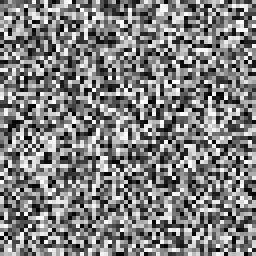
#> input picture sample.png, 64 x 64 px, found by its file name (shown 4 times larger)
$ python 'Compressed Sensing.py'
#> lines starting #> are read from the running program, lines starting #| are printed output that depends on the picture
import numpy as np
from PIL import Image
from scipy.fftpack import dct, idct
import cvxpy as cp
import matplotlib.pyplot as plt


# ===== DCT 2D / IDCT 2D =====
def dct2(block):
    # 2次元DCT（行と列に1次元DCTを適用）
    return dct(dct(block.T, norm='ortho').T, norm='ortho')


def idct2(block):
    # 2次元IDCT（行と列に1次元IDCTを適用）
    return idct(idct(block.T, norm='ortho').T, norm='ortho')


def main():
    # ===== 画像を読み込んで前処理 =====
    # 自分の画像に差し替える場合はここを変える
    img_path = "sample.png"  # ここに自分の画像パス
    N = 64  # 画像サイズ（N x N にリサイズして実験）

    img = Image.open(img_path).convert("L")  # グレースケール
#> img is the input picture: PIL image 64x64 L; min 0, max 255, mean 127.5
    img = img.resize((N, N), Image.BICUBIC)
    img = np.array(img).astype(np.float32) / 255.0  # 0〜1に正規化
#> img: shape (64, 64) float32

    # ===== DCT空間でスパースとみなす =====
    X_dct = dct2(img)             # DCT係数（N x N）
#> in dct2, `return dct(dct(block.T, norm='ortho').T, norm='ortho')`:
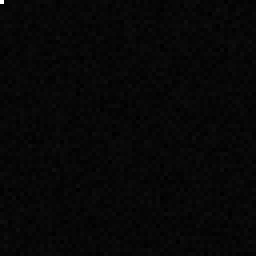
#> returned value: shape (64, 64) float32 (shown 4 times larger); min -0.945, max 32.01, mean 0; drawn with min black and max white
    x_vec = X_dct.flatten()       # ベクトル化 (N^2,)
#> x_vec = 4096 values, max 32.01 at index 0, min -0.945 at index 1491, mean 0.00416

    n = x_vec.size  # 次元数 N^2
#> n = 4096

    # ===== 測定（ランダムサンプリング） =====
    sampling_ratio = 0.3  # サンプリング率 30%（欠損率70%）
    m = int(sampling_ratio * n)  # 測定数
#> m = 1228

    rng = np.random.default_rng(seed=0)
    idx = rng.choice(n, size=m, replace=False)  # 取る成分のインデックス

    y = x_vec[idx]  # 観測データ y = P x
#> y = 1228 values, max 1.11 at index 86, min -0.845 at index 746, mean -0.00362

    # ===== 圧縮センシング復元（ℓ1最小化） =====
    # min ||z||_1  s.t.  z[idx] = y
    z = cp.Variable(n)
    constraints = [z[idx] == y]
    objective = cp.Minimize(cp.norm1(z))
    prob = cp.Problem(objective, constraints)

    print("Solve L1 minimization...")
    prob.solve(verbose=True, solver=cp.SCS)  # solverは環境に合わせて変更可

    x_rec = z.value
    X_dct_rec = x_rec.reshape(N, N)

    # 逆DCTして画像に戻す
    img_rec = idct2(X_dct_rec)
    img_rec = np.clip(img_rec, 0, 1)

    # ===== 結果の表示 =====
    plt.figure(figsize=(10, 4))

    plt.subplot(1, 3, 1)
    plt.title("Original")
    plt.imshow(img, cmap="gray")
    plt.axis("off")

    plt.subplot(1, 3, 2)
    plt.title(f"CS Reconstructed\n{sampling_ratio*100:.0f}% samples")
    plt.imshow(img_rec, cmap="gray")
    plt.axis("off")

    # 参考：同じサンプリング率で「線形補間」してみる
    x_naive = np.zeros_like(x_vec)
    x_naive[idx] = y  # わかっている成分だけ埋める

    # 線形補間で欠損値を補完
    from scipy.interpolate import griddata
    idx_2d = np.unravel_index(idx, (N, N))
    points = np.column_stack(idx_2d)
    values = y

    # グリッド座標
    grid_x, grid_y = np.meshgrid(np.arange(N), np.arange(N))
    grid_points = np.column_stack([grid_y.ravel(), grid_x.ravel()])

    # 線形補間
    interpolated = griddata(points, values, grid_points, method='linear', fill_value=np.mean(y))
    x_naive_interp = interpolated.reshape(N, N)

    X_dct_naive = x_naive_interp
    img_naive = idct2(X_dct_naive)
    img_naive = np.clip(img_naive, 0, 1)

    plt.subplot(1, 3, 3)
    plt.title("Naive (zero-filled)")
    plt.imshow(img_naive, cmap="gray")
    plt.axis("off")

    plt.tight_layout()
    plt.show()


if __name__ == "__main__":
    main()
#> (the call stopped at in main, `z = cp.Variable(n)`: cvxpy is not available in this run)
